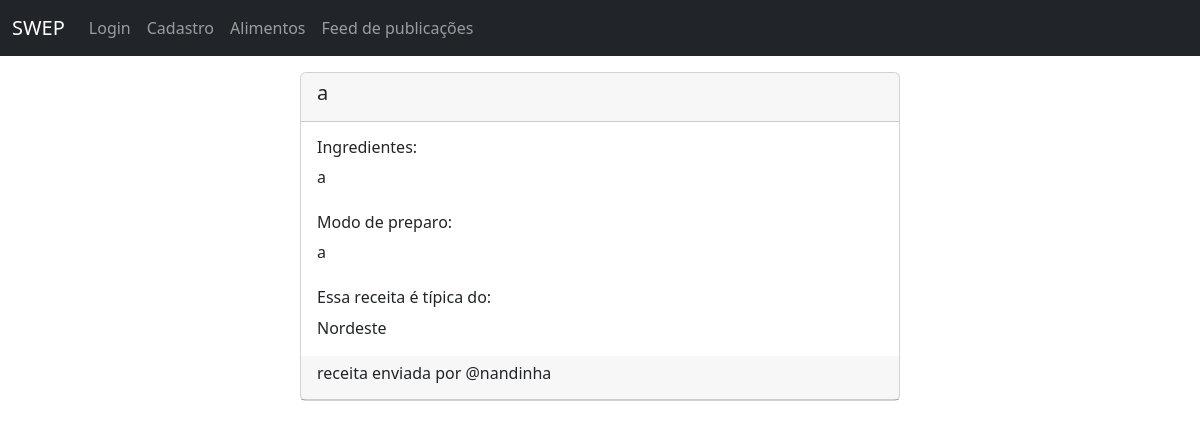
Page /feed/recipe/1/ on the committed database.
### swepApp/models.py (models this page shows, shortened)
class Recipe(models.Model):
    titulo = models.CharField(max_length=50)
    ingredientes = models.CharField(max_length=500)
    modoPreparo = models.TextField()
    author = models.ForeignKey(UserSwep, on_delete=models.CASCADE)
    Norte = 'Norte'
    Nordeste = 'Nordeste'
    CentroOeste = 'Centro-Oeste'
    Sul = 'Sul'
    Sudeste = 'Sudeste'
    regiaoEnum = [
        (Norte, 'Norte'),
        (Nordeste, 'Nordeste'),
        (CentroOeste, 'Centro-Oeste'),
        (Sul, 'Sul'),
        (Sudeste, 'Sudeste'),
    ]
    regiao = models.CharField(
        max_length=15,
        choices= regiaoEnum,
        null=True)

class UserSwep(AbstractUser):
    pass

### swepApp/views.py (the view)
# urls.py: path('feed/recipe/<int:pk>/', ShowRecipeView, name='Receita'),
def ShowRecipeView(request, pk):
    recipe = Recipe.objects.get(id=pk)
    context = { 'recipe':recipe }
    return render(request, 'showRecipe.html', context)

### swepApp/templates/showRecipe.html (shortened to what this page needs)
<!doctype html>
<html lang="pt-br">
  <head>
    <link href="https://cdn.jsdelivr.net/npm/bootstrap@5.2.1/dist/css/bootstrap.min.css"
          rel="stylesheet"
>
  </head>
  <body>
    {% include "navbar.html" %}
    <div class="d-flex justify-content-center mt-3">
      <div class="card w-50">
        <div class="card-header">
          <h5>{{ recipe.titulo }}</h5>
        </div>
        <div class="card-body">
          <h6>Ingredientes:</h6>
          {{ recipe.ingredientes }}
          <br/><br/>
          <h6>Modo de preparo:</h6>
          {{ recipe.modoPreparo }}
          <br/><br/>
          {% if recipe.regiao %}
            <h6>Essa receita é típica do:</h6> {{ recipe.regiao }}
            <br/>
          {% endif %}
        </div>
        <div class="card-header">
          <h6>receita enviada por @{{ recipe.author }}</h6>
        </div>
      </div>
    </div>
  </body>

### rows in the picture
Recipe: titulo "a", ingredientes "a", modoPreparo "a", regiao "Nordeste", author "nandinha"
